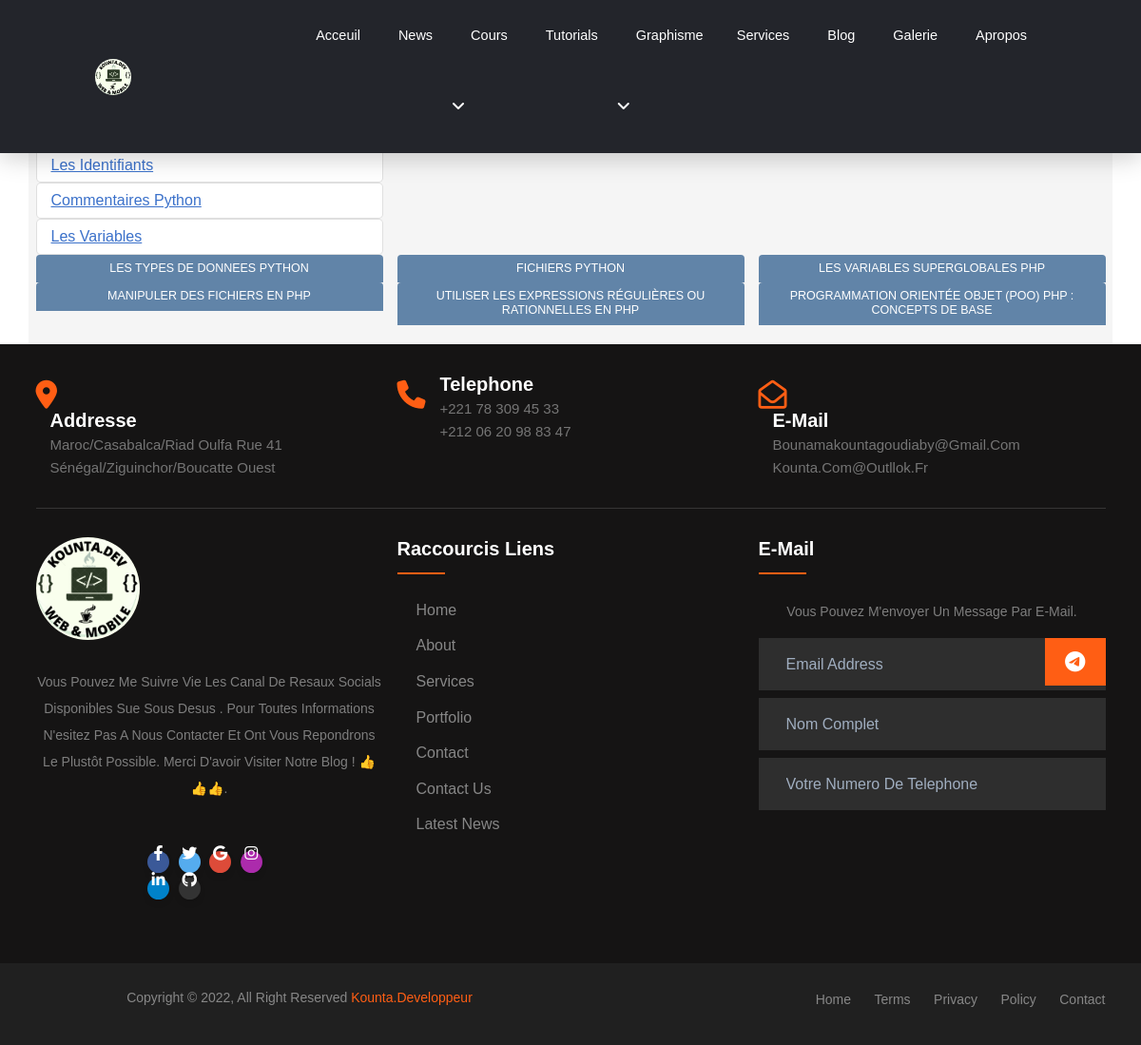
Page /python on the earlier database version.
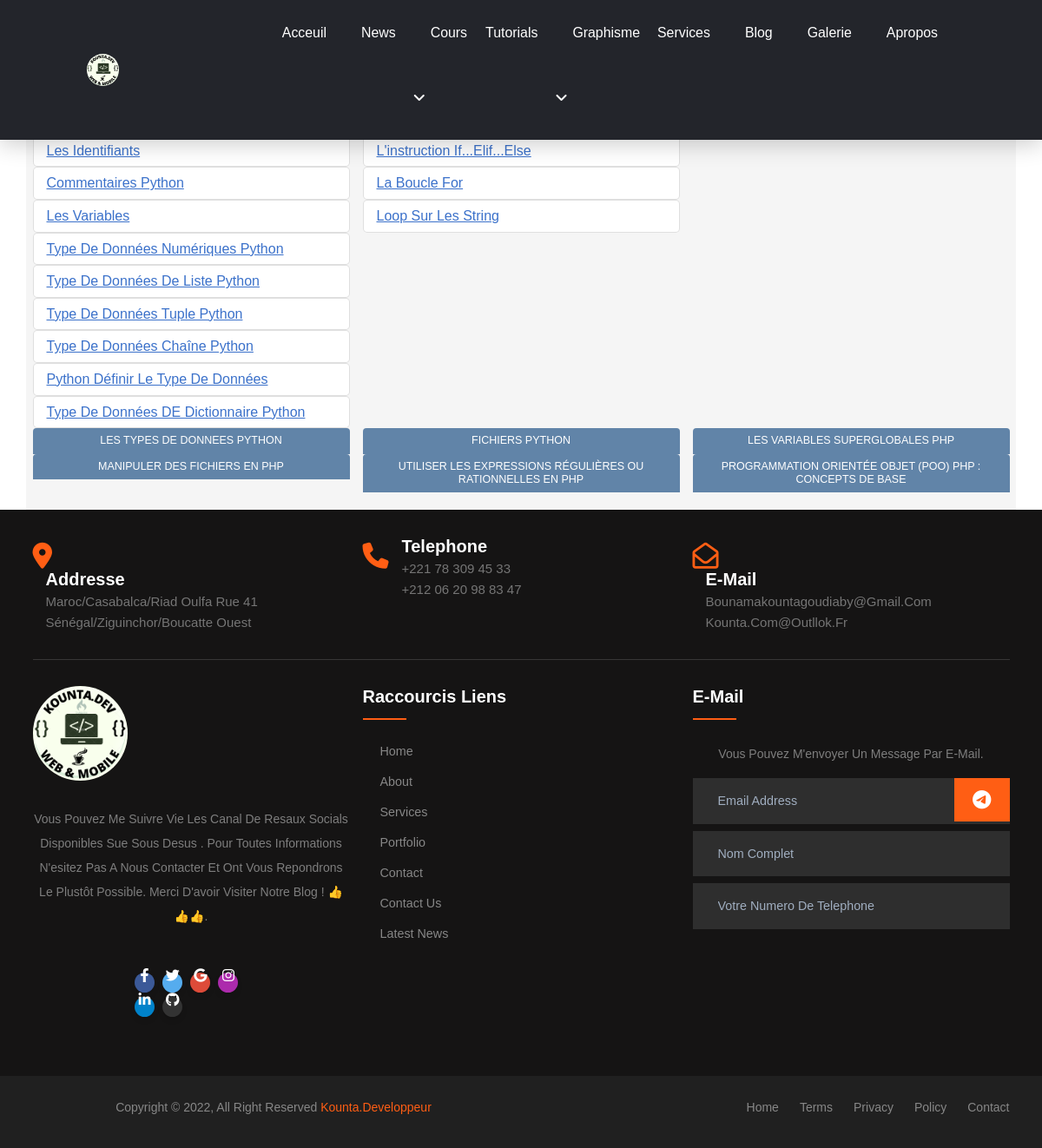
Same page on the later database version.
### blog/models.py (models this page shows, shortened)
class courspython(models.Model):
   categorie = models.ForeignKey(Categorypython, on_delete=models.SET_NULL, blank=True, null=True)
   title = models.CharField(max_length=500)
   description = models.TextField(max_length=50000)
   code =models.TextField(max_length=50000)
   date_added = models.DateTimeField(auto_now_add=True)
   resultat =models.TextField(max_length=50000)
   class Meta:
        ordering = ['date_added']

### blog/views.py (the view)
# urls.py: path("python",views.python,name="python"),
def python(request):
    pithon1 = courspython.objects.filter(categorie_id=1).values()
    pithon2 = courspython.objects.filter(categorie_id=2).values()
    pithon3 = courspython.objects.filter(categorie_id=3).values()
    pithon4 = courspython.objects.filter(categorie_id=4).values()
    pithon5 = courspython.objects.filter(categorie_id=5).values()
    pithon6 = courspython.objects.filter(categorie_id=6).values()
    pithon7 = courspython.objects.filter(categorie_id=7).values()
    pithon8 = courspython.objects.filter(categorie_id=8).values()
    pithon9 = courspython.objects.filter(categorie_id=9).values()
    return render(request, "blog/python/python.html",{"pithon1":pithon1, "pithon2":pithon2, "pithon3":pithon3,"pithon4":pithon4,"pithon5":pithon5,"pithon6":pithon6,"pithon7":pithon7,"pithon8":pithon8,"pithon9":pithon9,})

### blog/templates/blog/python/python.html (shortened to what this page needs)
{% extends 'base.html' %} {% load static %} {% block content %}
<section class="services section container" id="services">
    <div class="row">
    <div class="col-lg-4">
        <div class="card-body">
            <h5 class="card-title ">INTRODUCTION AU COURS DE PYTHON</h5>
            {% for ptn1 in pithon1 %}
            <ul class="list-group">
                <li class="list-group-item"><a href="{% url 'pythondetail' ptn1.title %}"class="underline">{{ptn1.title}}</a></li>
            </ul>
            {% endfor %}
    </div>
</div>
<div class="col-lg-4">
        <div class="card-body">
            <h5 class="card-title ">CONTROLE  DE FLUX EN PYTHON</h5>
            {% for ptn2 in pithon2 %}
            <ul class="list-group">
                <li class="list-group-item"><a href="{% url 'pythondetail' ptn2.title %}"class="underline">{{ptn2.title}}</a></li>
            </ul>
            {% endfor %}
    </div>
</div>
<div class="col-lg-4">
        <div class="card-body">
            <h5 class="card-title ">LES FONCTIONS EN PYTHON</h5>
    </div>
</div>
<div class="col-lg-4">
        <div class="card-body">
            <h5 class="card-title ">LES TYPES DE DONNEES PYTHON</h5>
    </div>
</div>
<div class="col-lg-4">
        <div class="card-body">
            <h5 class="card-title ">FICHIERS PYTHON</h5>
    </div>
</div>
<div class="col-lg-4">
        <div class="card-body">
            <h5 class="card-title ">LES VARIABLES SUPERGLOBALES PHP</h5>
    </div>
</div>
<div class="col-lg-4">
        <div class="card-body">
            <h5 class="card-title ">    MANIPULER DES FICHIERS EN PHP</h5>
    </div>
</div>
<div class="col-lg-4">
        <div class="card-body">
            <h5 class="card-title "> UTILISER LES EXPRESSIONS RÉGULIÈRES OU RATIONNELLES EN PHP</h5>
    </div>
</div>
<div class="col-lg-4">
        <div class="card-body">
            <h5 class="card-title "> PROGRAMMATION ORIENTÉE OBJET (POO) PHP : CONCEPTS DE BASE</h5>
    </div>
    </div>
</section>
{% endblock content %}

Differences in the rows shown:
added courspython: title "Type De Données Numériques Python"
added courspython: title "Type De Données De Liste Python"
added courspython: title "Type De Données Tuple Python"
added courspython: title "Type De Données Chaîne Python"
added courspython: title "Python Définir Le Type De Données"
added courspython: title "Type De Données DE Dictionnaire Python"
added courspython: title "L'instruction If...elif...else"
added courspython: title "La Boucle For"
added courspython: title "Loop Sur Les String"
